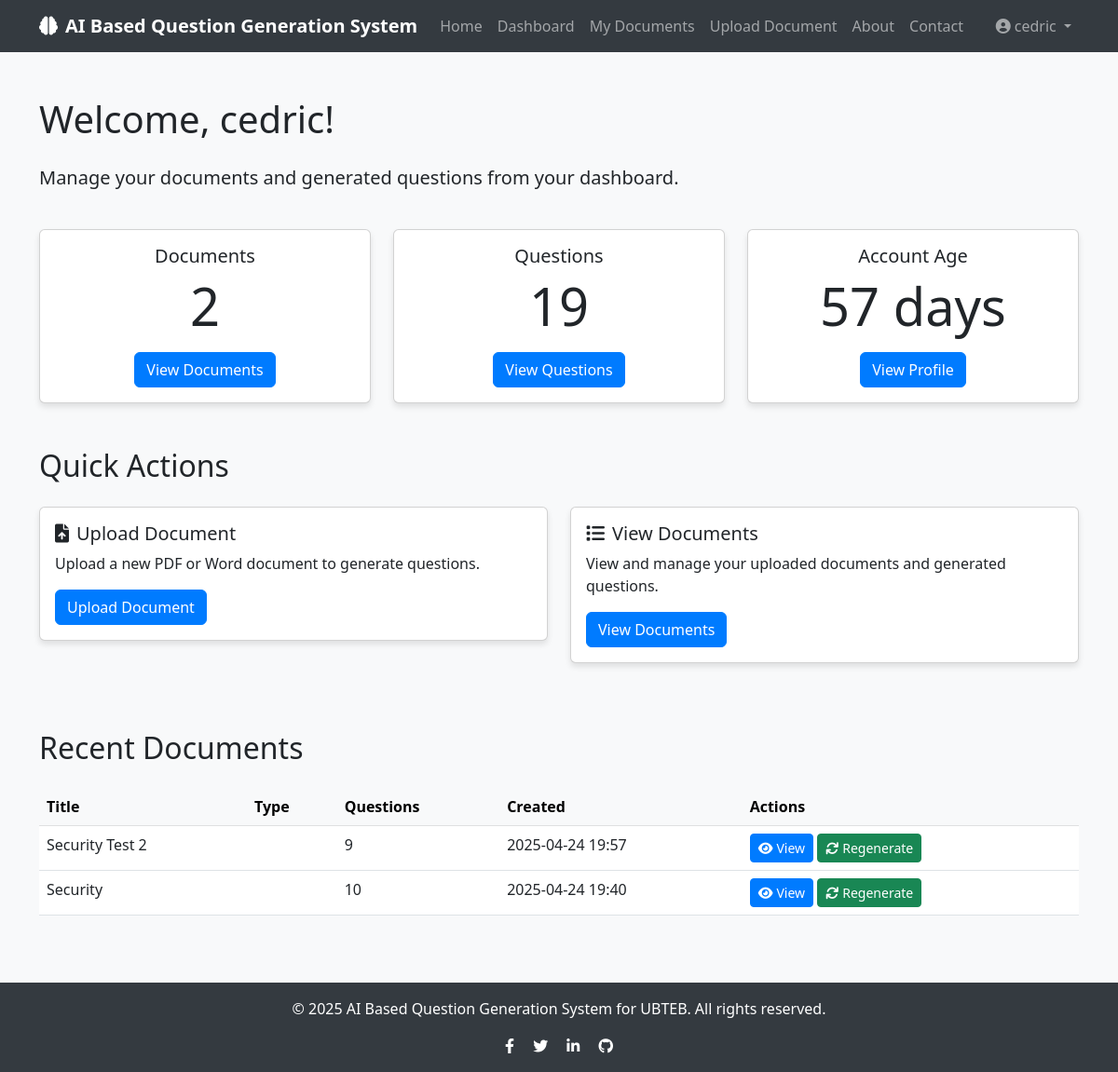
The page /dashboard (signed in) on the database its author committed.
### app/models/user.py (models this page shows, shortened)
class User(db.Model, UserMixin):
    id = db.Column(db.Integer, primary_key=True)
    username = db.Column(db.String(50), unique=True, nullable=False)
    email = db.Column(db.String(120), unique=True, nullable=False)
    password = db.Column(db.String(60), nullable=False)
    created_at = db.Column(db.DateTime, default=datetime.utcnow)
    documents = db.relationship('Document', backref='author', lazy=True, cascade="all, delete-orphan")
    questions = db.relationship('Question', backref='author', lazy=True, cascade="all, delete-orphan")

### app/models/document.py (models this page shows, shortened)
class Document(db.Model):
    id = db.Column(db.Integer, primary_key=True)
    title = db.Column(db.String(100), nullable=False)
    filename = db.Column(db.String(100), nullable=False)
    file_path = db.Column(db.String(255), nullable=False)
    content = db.Column(db.Text, nullable=False)
    created_at = db.Column(db.DateTime, default=datetime.utcnow)
    user_id = db.Column(db.Integer, db.ForeignKey('user.id'), nullable=False)
    questions = db.relationship('Question', backref='document', lazy=True, cascade="all, delete-orphan")

### app/routes/main.py (the view)
@main.route('/dashboard')
@login_required
def dashboard():
    return render_template('dashboard.html', user=current_user, now=datetime.utcnow())

### app/models/user.py (called while the page is built)
@login_manager.user_loader
def load_user(user_id):
    return User.query.get(int(user_id))

### app/templates/dashboard.html (shortened to what this page needs)
{% extends "base.html" %}  {% block content %}
<div class="container py-4">
  <div class="row mb-4">
    <div class="col-md-12">
      <h1 class="mb-4">Welcome, {{ user.username }}!</h1>
      <p class="lead">
        Manage your documents and generated questions from your dashboard.
      </p>
    </div>
  </div>
  <div class="row mb-5">
    <div class="col-md-4">
      <div class="card text-center h-100">
        <div class="card-body">
          <h5 class="card-title">Documents</h5>
          <p class="card-text display-4">{{ user.documents|length }}</p>
          <a
            href="{{ url_for('questions.list_documents') }}"
            class="btn btn-primary"
            >View Documents</a
          >
        </div>
      </div>
    </div>
    <div class="col-md-4">
      <div class="card text-center h-100">
        <div class="card-body">
          <h5 class="card-title">Questions</h5>
          <p class="card-text display-4">{{ user.questions|length }}</p>
          <a
            href="{{ url_for('questions.list_documents') }}"
            class="btn btn-primary"
            >View Questions</a
          >
        </div>
      </div>
    </div>
    <div class="col-md-4">
      <div class="card text-center h-100">
        <div class="card-body">
          <h5 class="card-title">Account Age</h5>
          <p class="card-text display-4">
            {{ ((now - user.created_at).days)|default(0) }} days
          </p>
          <a href="{{ url_for('auth.profile') }}" class="btn btn-primary"
            >View Profile</a
          >
        </div>
      </div>
    </div>
  </div>
  <div class="row mb-5">
    <div class="col-md-12">
      <h2 class="mb-4">Quick Actions</h2>
    </div>
    <div class="col-md-6">
      <div class="card mb-4">
        <div class="card-body">
          <h5 class="card-title">
            <i class="fas fa-file-upload me-2"></i>Upload Document
          </h5>
          <p class="card-text">
            Upload a new PDF or Word document to generate questions.
          </p>
          <a
            href="{{ url_for('questions.upload_document') }}"
            class="btn btn-primary"
            >Upload Document</a
          >
        </div>
      </div>
    </div>
    <div class="col-md-6">
      <div class="card mb-4">
        <div class="card-body">
          <h5 class="card-title">
            <i class="fas fa-list me-2"></i>View Documents
          </h5>
          <p class="card-text">
            View and manage your uploaded documents and generated questions.
          </p>
          <a
            href="{{ url_for('questions.list_documents') }}"
            class="btn btn-primary"
            >View Documents</a
          >
        </div>
      </div>
    </div>
  </div>
  <div class="row">
    <div class="col-md-12">
      <h2 class="mb-4">Recent Documents</h2>
      {% if user.documents %}
      <div class="table-responsive">
        <table class="table table-hover">
          <thead class="table-light">
            <tr>
              <th>Title</th>
              <th>Type</th>
              <th>Questions</th>
              <th>Created</th>
              <th>Actions</th>
            </tr>
          </thead>
<tbody>
    {% for document in user.documents|sort(attribute='created_at', reverse=True)|batch(5)|first|default([]) %}
        <tr>
            <td>{{ document.title or 'Untitled Document' }}</td>
            <td>{{ document.question_type|title }}</td>
            <td>{{ document.questions|length }}</td>
            <td>{{ document.created_at.strftime('%Y-%m-%d %H:%M') }}</td>
            <td>
                <a href="{{ url_for('questions.view_document', document_id=document.id) }}"
                   class="btn btn-sm btn-primary">
                    <i class="fas fa-eye me-1"></i>View
                </a>
                <a href="{{ url_for('questions.generate_questions_form', document_id=document.id) }}"
                   class="btn btn-sm btn-success">
                    <i class="fas fa-sync me-1"></i>Regenerate
                </a>
            </td>
        </tr>
    {% endfor %}
</tbody>
        </table>
      </div>
      {% endif %}
    </div>
  </div>
</div>
{% endblock %}

### app/templates/base.html (shortened to what this page needs)
<!DOCTYPE html>
<html lang="en">
<head>
    <link href="https://cdn.jsdelivr.net/npm/bootstrap@5.3.0/dist/css/bootstrap.min.css" rel="stylesheet">
    <link rel="stylesheet" href="https://cdnjs.cloudflare.com/ajax/libs/font-awesome/6.0.0/css/all.min.css">
</head>
<body>
    <nav class="navbar navbar-expand-lg navbar-dark mb-4">
        <div class="container">
            <a class="navbar-brand" href="{{ url_for('main.index') }}">
                <i class="fas fa-brain me-2"></i>AI Based Question Generation System
            </a>
            <div class="collapse navbar-collapse" id="navbarNav">
                <ul class="navbar-nav me-auto">
                    <li class="nav-item">
                        <a class="nav-link" href="{{ url_for('main.index') }}">Home</a>
                    </li>
                    {% if current_user.is_authenticated %}
                    <li class="nav-item">
                        <a class="nav-link" href="{{ url_for('main.dashboard') }}">Dashboard</a>
                    </li>
                    <li class="nav-item">
                        <a class="nav-link" href="{{ url_for('questions.list_documents') }}">My Documents</a>
                    </li>
                    <li class="nav-item">
                        <a class="nav-link" href="{{ url_for('questions.upload_document') }}">Upload Document</a>
                    </li>
                    {% endif %}
                    <li class="nav-item">
                        <a class="nav-link" href="{{ url_for('main.about') }}">About</a>
                    </li>
                    <li class="nav-item">
                        <a class="nav-link" href="{{ url_for('main.contact') }}">Contact</a>
                    </li>
                </ul>
                <ul class="navbar-nav">
                    {% if current_user.is_authenticated %}
                    <li class="nav-item dropdown">
                        <a class="nav-link dropdown-toggle" href="#" id="navbarDropdown" role="button" data-bs-toggle="dropdown" aria-expanded="false">
                            <i class="fas fa-user-circle me-1"></i>{{ current_user.username }}
                        </a>
                    </li>
                    {% endif %}
                </ul>
            </div>
        </div>
    </nav>
    <div class="content">
        {% block content %}{% endblock %}
    </div>
    <footer class="footer text-center">
        <div class="container">
            <div class="row">
                <div class="col-md-12">
                    <p>&copy; 2025 AI Based Question Generation System for UBTEB. All rights reserved.</p>
                    <div class="social-icons">
                        <a href="#" class="text-white me-3"><i class="fab fa-facebook-f"></i></a>
                        <a href="#" class="text-white me-3"><i class="fab fa-twitter"></i></a>
                        <a href="#" class="text-white me-3"><i class="fab fa-linkedin-in"></i></a>
                        <a href="#" class="text-white"><i class="fab fa-github"></i></a>
                    </div>
                </div>
            </div>
        </div>
    </footer>
</body>
</html>

### app/templates/base.html (style rules this page uses)
body { min-height: 100vh; display: flex; flex-direction: column; background-color: #f8f9fa; }
.content { flex: 1; }
.navbar { background-color: #343a40; }
.navbar-brand { font-weight: bold; color: #ffffff; }
.footer { background-color: #343a40; color: #ffffff; padding: 1rem 0; margin-top: 2rem; }
.card { box-shadow: 0 4px 6px rgba(0, 0, 0, 0.1); transition: all 0.3s ease; }
.btn-primary { background-color: #007bff; border-color: #007bff; }

### rows shown on the page
User: username "cedric", ((now-user.created_at).days)|default(0) "57"
Document: title "Security Test 2", questions|length "9", created_at "2025-04-24 19:57"
Document: title "Security", questions|length "10", created_at "2025-04-24 19:40"

### other values the page prints
{{ user.documents|length }} "2"
{{ user.questions|length }} "19"
